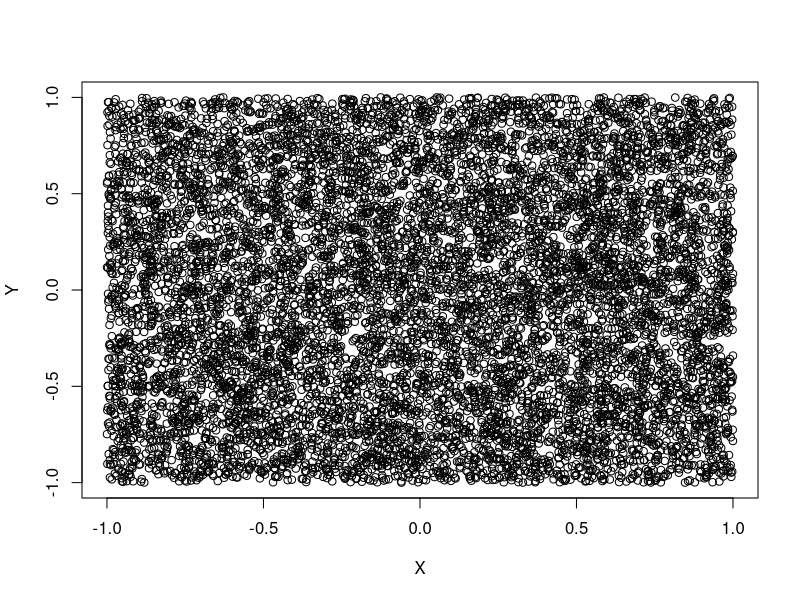
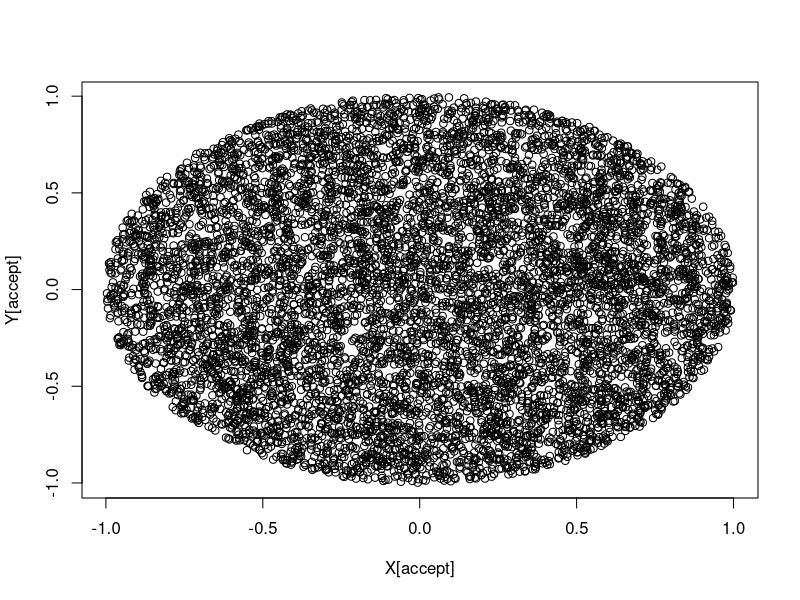
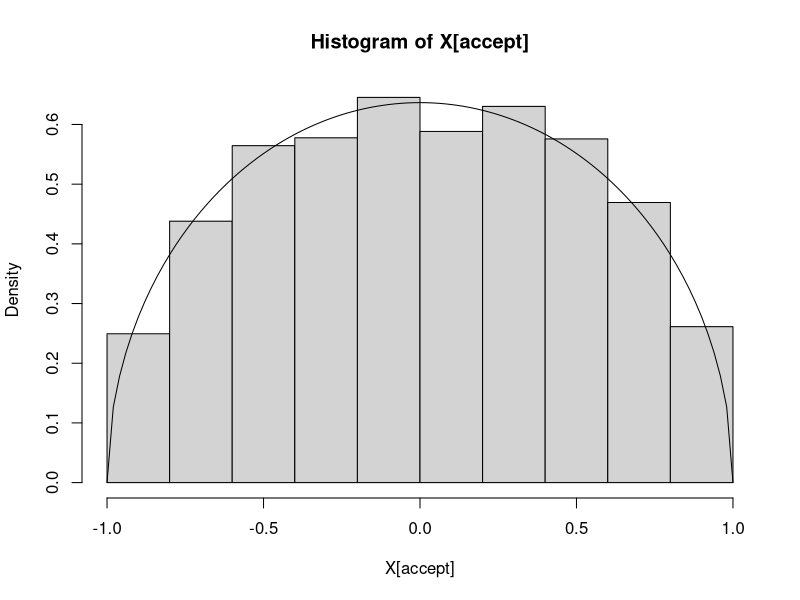
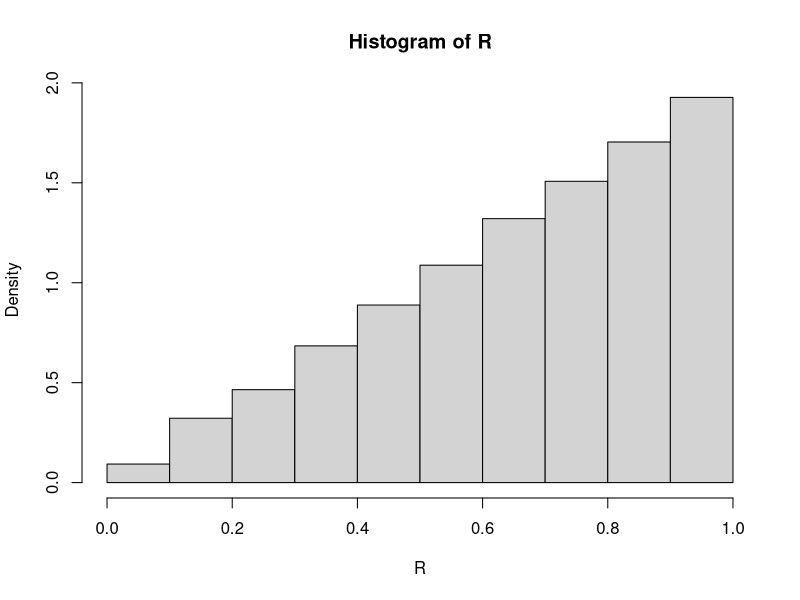

R code for these plots, in order:
n <- 10^4
X <- runif(n, min=-1,max=1)
Y <- runif(n, min=-1,max=1)
plot(X,Y)
accept <- (X^2 + Y^{2} < 1)
plot(X[accept],Y[accept])
hist(X[accept], prob=TRUE)
curve(((1-x^{2})^{1/2})/(pi/2), add=TRUE)
R <- (X[accept]^{2} + Y[accept]^{2})^{1/2}
#
R <- sqrt(X[accept]^{2} + Y[accept]^{2})
hist(R, prob=TRUE)